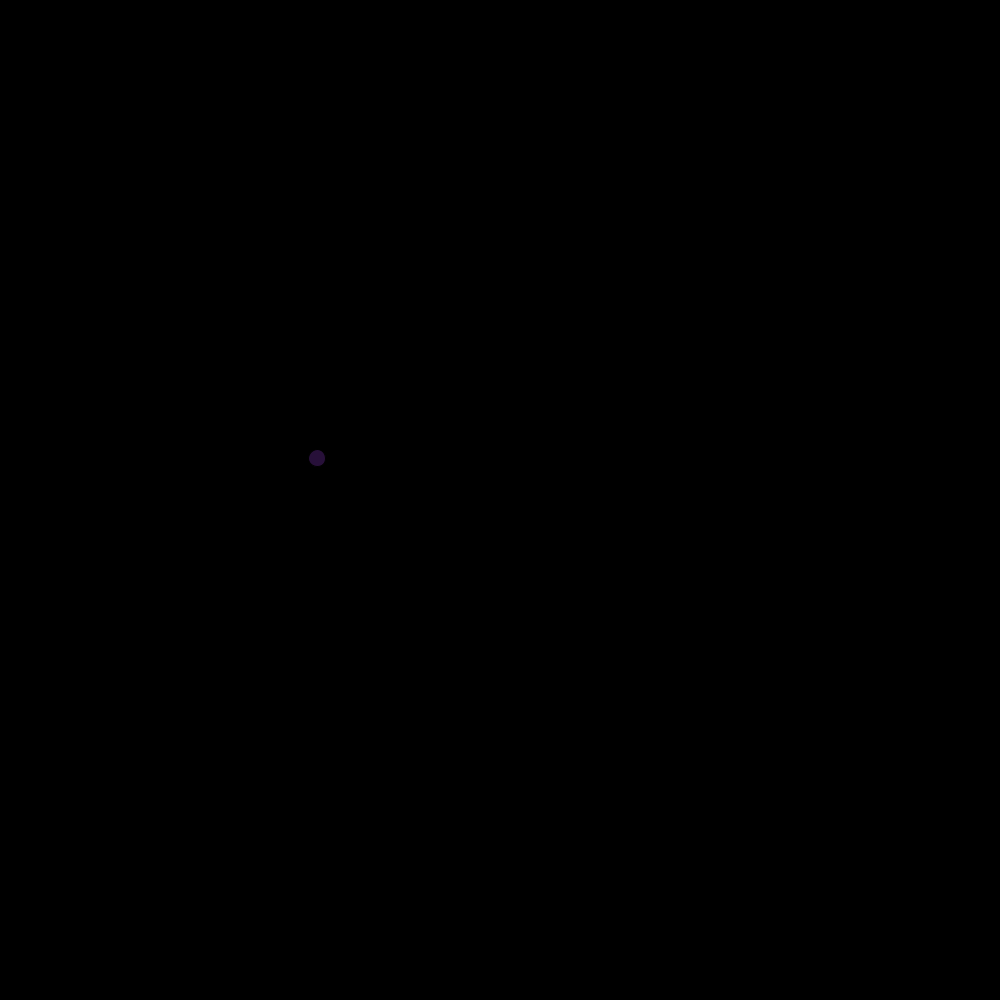
Frame 1 (no input)
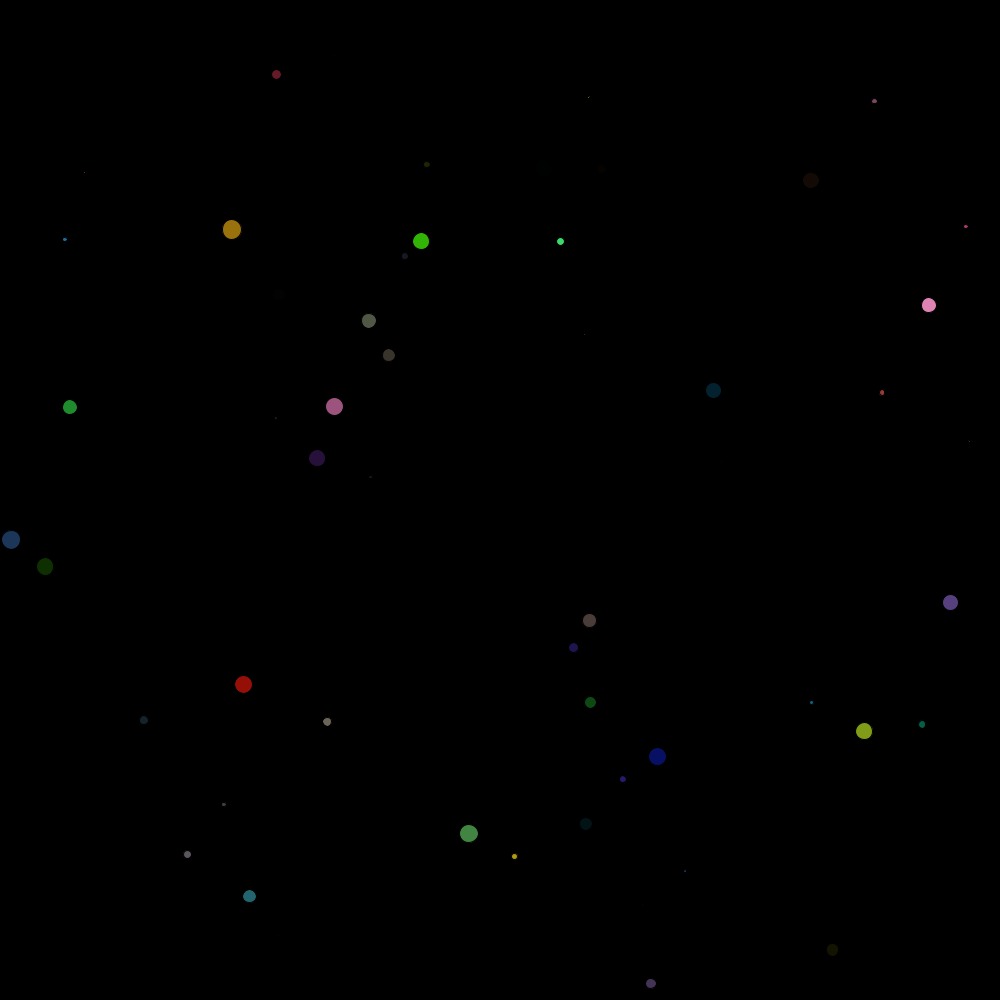
Frame 60 (the mouse pressed at the canvas centre just before this capture)
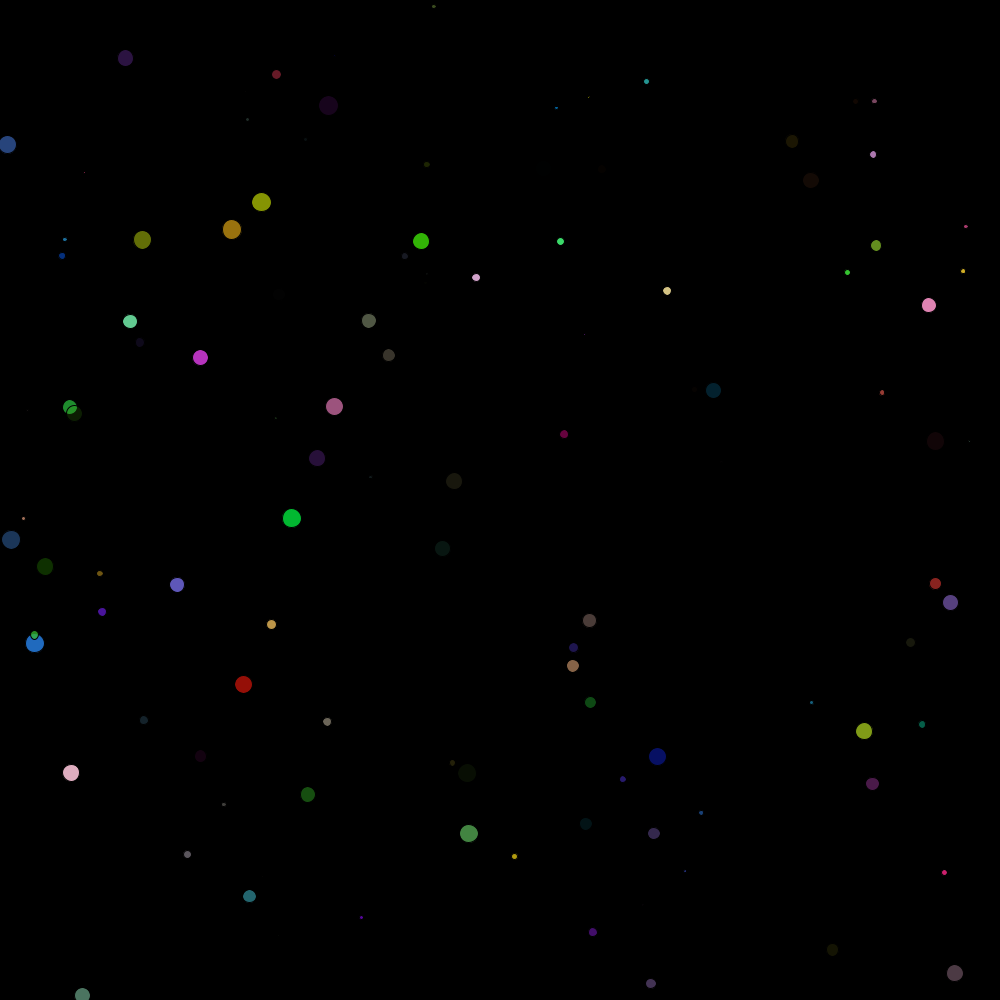
Frame 120 (the mouse held since frame 60 and released just before this capture)

The Processing sketch that drew these frames (run headless with seeded random() and noise(); from frame 60 on, the mouse is pressed at the canvas centre):

// Processing sketch: processing_19299
// ── processing_19299.pde

float r;
float g;
float b;
float a;

float diam;
float x;
float y;

void setup () {
  size (1000,1000) ;
  background (0) ;
  smooth () ;
}
void draw () {
  r = random (255) ;
  g = random (255) ;
  b = random (255) ;
  a = random (255) ;
  diam = random (20) ;
  x = random (width) ;
  y = random (height) ;
  
  fill (r,g,b,a) ;
ellipse (x,y,diam,diam) ;
}
